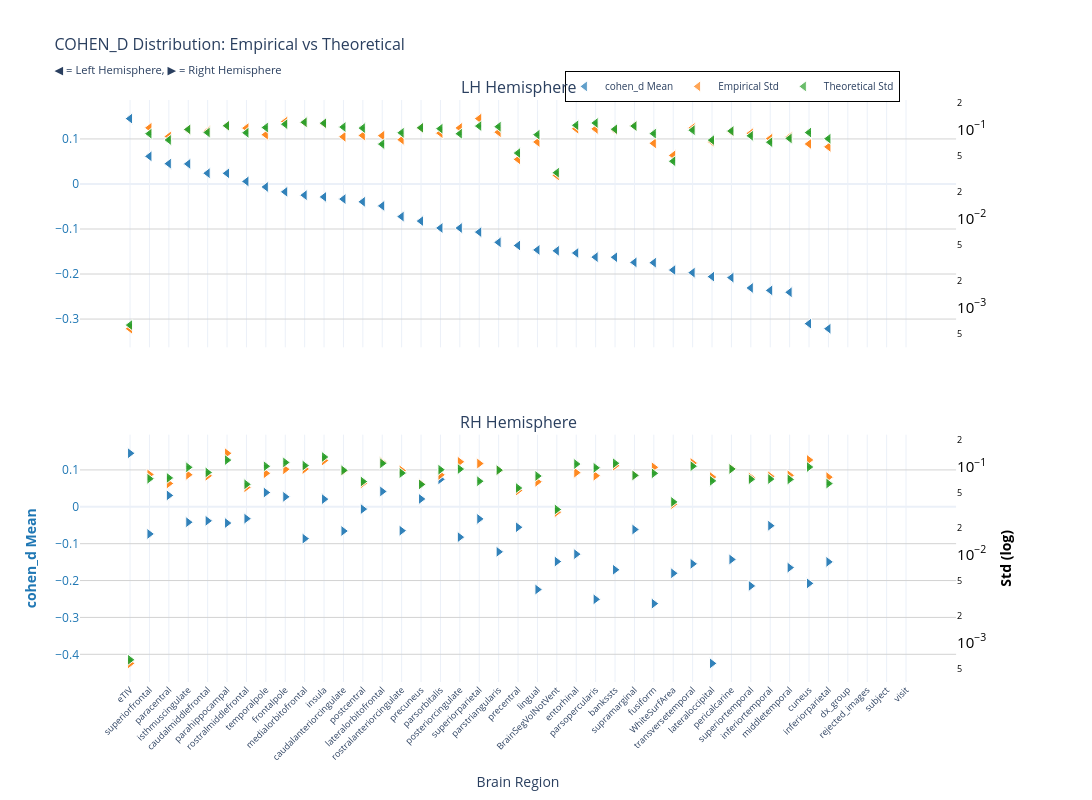
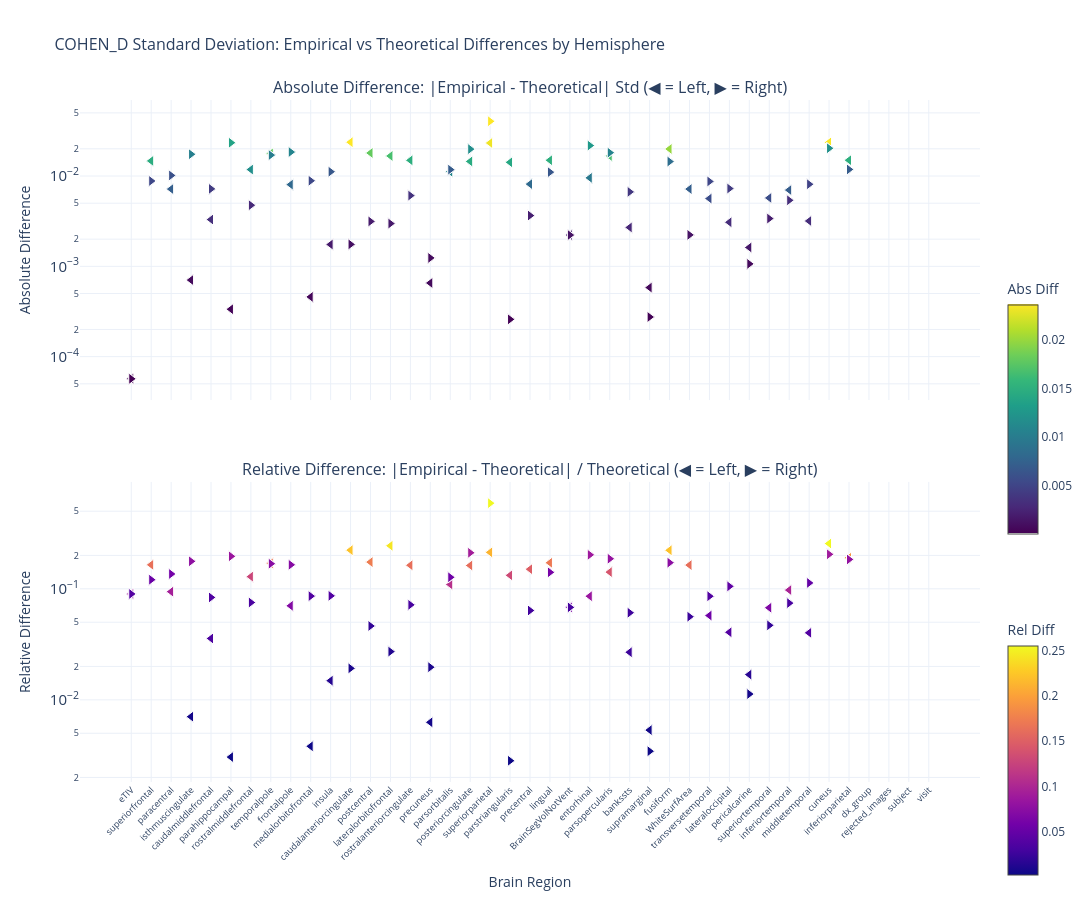

The cell these charts' notebook holds for them, in order:
### Markdown cell above
### p-value

### Code cell
nu_nav = df_npvr[(df_npvr["study"] == "longitudinal") & (df_npvr["group"] == "HC-PD")]
data_path = stats_dir / f"cohen_d_longitudinal_{METRIC}.parquet"
df, stats = get_test_stats(
    data_path, stat_functions_F, nu_nav, hemisphere=True, study="longitudinal"
)
show_figure(
    stats, hemisphere=True, stat_name="cohen_d", study="longitudinal", metric=METRIC
)

### Figure 1 — Plotly figure (JSON) as saved in the notebook; plotly's stock layout.template omitted (floating-point values rounded to 4 significant figures)
{"data": [{"hovertemplate": "<b>%{x}</b><br>Mean cohen_d: %{y:.2f}<br><extra></extra>", "legendgroup": "mean", "marker": {"color": "#1f77b4", "line": {"color": "white", "width": 1}, "opacity": 0.7, "size": 10, "symbol": "triangle-left"}, "mode": "markers", "name": "cohen_d Mean", "showlegend": true, "type": "scatter", "x": ["eTIV", "eTIV", "superiorfrontal", "superiorfrontal", "paracentral", "paracentral", "isthmuscingulate", "isthmuscingulate", "caudalmiddlefrontal", "caudalmiddlefrontal", "parahippocampal", "parahippocampal", "rostralmiddlefrontal", "rostralmiddlefrontal", "temporalpole", "temporalpole", "frontalpole", "frontalpole", "medialorbitofrontal", "medialorbitofrontal", "insula", "insula", "caudalanteriorcingulate", "caudalanteriorcingulate", "postcentral", "postcentral", "lateralorbitofrontal", "lateralorbitofrontal", "rostralanteriorcingulate", "rostralanteriorcingulate", "precuneus", "precuneus", "parsorbitalis", "parsorbitalis", "posteriorcingulate", "posteriorcingulate", "superiorparietal", "superiorparietal", "parstriangularis", "parstriangularis", "precentral", "precentral", "lingual", "lingual", "BrainSegVolNotVent", "BrainSegVolNotVent", "entorhinal", "entorhinal", "parsopercularis", "parsopercularis", "bankssts", "bankssts", "supramarginal", "supramarginal", "fusiform", "fusiform", "WhiteSurfArea", "WhiteSurfArea", "transversetemporal", "transversetemporal", "lateraloccipital", "lateraloccipital", "pericalcarine", "pericalcarine", "superiortemporal", "superiortemporal", "inferiortemporal", "inferiortemporal", "middletemporal", "middletemporal", "cuneus", "cuneus", "inferiorparietal", "inferiorparietal", "dx_group", "rejected_images", "subject", "visit"], "xaxis": "x", "y": [0.1452, 0.1452, 0.06137, 0.06137, 0.04514, 0.04514, 0.04462, 0.04462, 0.02393, 0.02393, 0.02367, 0.02367, 0.005677, 0.005677, -0.006589, -0.006589, -0.01745, -0.01745, -0.02482, -0.02482, -0.02873, -0.02873, -0.03349, -0.03349, -0.03959, -0.03959, -0.04867, -0.04867, -0.07246, -0.07246, -0.08241, -0.08241, -0.09775, -0.09775, -0.09783, -0.09783, -0.1069, -0.1069, -0.1296, -0.1296, -0.1366, -0.1366, -0.1465, -0.1465, -0.1484, -0.1484, -0.1532, -0.1532, -0.1624, -0.1624, -0.1627, -0.1627, -0.1742, -0.1742, -0.1748, -0.1748, -0.1911, -0.1911, -0.1969, -0.1969, -0.2058, -0.2058, -0.208, -0.208, -0.2309, -0.2309, -0.2363, -0.2363, -0.2405, -0.2405, -0.3102, -0.3102, -0.3215, -0.3215, NaN, NaN, NaN, NaN], "yaxis": "y"}, {"hovertemplate": "<b>%{x}</b><br>Empirical Std: %{y:.3f}<br><extra></extra>", "legendgroup": "empirical", "marker": {"color": "#ff7f0e", "line": {"color": "white", "width": 1}, "opacity": 0.7, "size": 10, "symbol": "triangle-left"}, "mode": "markers", "name": "Empirical Std", "showlegend": true, "type": "scatter", "x": ["eTIV", "eTIV", "superiorfrontal", "superiorfrontal", "paracentral", "paracentral", "isthmuscingulate", "isthmuscingulate", "caudalmiddlefrontal", "caudalmiddlefrontal", "parahippocampal", "parahippocampal", "rostralmiddlefrontal", "rostralmiddlefrontal", "temporalpole", "temporalpole", "frontalpole", "frontalpole", "medialorbitofrontal", "medialorbitofrontal", "insula", "insula", "caudalanteriorcingulate", "caudalanteriorcingulate", "postcentral", "postcentral", "lateralorbitofrontal", "lateralorbitofrontal", "rostralanteriorcingulate", "rostralanteriorcingulate", "precuneus", "precuneus", "parsorbitalis", "parsorbitalis", "posteriorcingulate", "posteriorcingulate", "superiorparietal", "superiorparietal", "parstriangularis", "parstriangularis", "precentral", "precentral", "lingual", "lingual", "BrainSegVolNotVent", "BrainSegVolNotVent", "entorhinal", "entorhinal", "parsopercularis", "parsopercularis", "bankssts", "bankssts", "supramarginal", "supramarginal", "fusiform", "fusiform", "WhiteSurfArea", "WhiteSurfArea", "transversetemporal", "transversetemporal", "lateraloccipital", "lateraloccipital", "pericalcarine", "pericalcarine", "superiortemporal", "superiortemporal", "inferiortemporal", "inferiortemporal", "middletemporal", "middletemporal", "cuneus", "cuneus", "inferiorparietal", "inferiorparietal", "dx_group", "rejected_images", "subject", "visit"], "xaxis": "x", "y": [0.0005753, 0.0005753, 0.1041, 0.1041, 0.08318, 0.08318, 0.09916, 0.09916, 0.09554, 0.09554, 0.1101, 0.1101, 0.1033, 0.1033, 0.08713, 0.08713, 0.1223, 0.1223, 0.1196, 0.1196, 0.1155, 0.1155, 0.08251, 0.08251, 0.08536, 0.08536, 0.08493, 0.08493, 0.07657, 0.07657, 0.1035, 0.1035, 0.09071, 0.09071, 0.1039, 0.1039, 0.1321, 0.1321, 0.093, 0.093, 0.04602, 0.04602, 0.07216, 0.07216, 0.03039, 0.03039, 0.1016, 0.1016, 0.1012, 0.1012, 0.09769, 0.09769, 0.1095, 0.1095, 0.06967, 0.06967, 0.05101, 0.05101, 0.1036, 0.1036, 0.07264, 0.07264, 0.09421, 0.09421, 0.09036, 0.09036, 0.07871, 0.07871, 0.08229, 0.08229, 0.06856, 0.06856, 0.06358, 0.06358, NaN, NaN, NaN, NaN], "yaxis": "y2"}, {"error_y": {"array": [1.256e-05, 1.256e-05, 0.001776, 0.001776, 0.00151, 0.00151, 0.001984, 0.001984, 0.001833, 0.001833, 0.002181, 0.002181, 0.001819, 0.001819, 0.002085, 0.002085, 0.00227, 0.00227, 0.002386, 0.002386, 0.002329, 0.002329, 0.00211, 0.00211, 0.002054, 0.002054, 0.001356, 0.001356, 0.001818, 0.001818, 0.00207, 0.00207, 0.002024, 0.002024, 0.001775, 0.001775, 0.002163, 0.002163, 0.00213, 0.00213, 0.001076, 0.001076, 0.001731, 0.001731, 0.000648, 0.000648, 0.002209, 0.002209, 0.002343, 0.002343, 0.001995, 0.001995, 0.002164, 0.002164, 0.00178, 0.00178, 0.0008711, 0.0008711, 0.001947, 0.001947, 0.001504, 0.001504, 0.001904, 0.001904, 0.001682, 0.001682, 0.001425, 0.001425, 0.001572, 0.001572, 0.00183, 0.00183, 0.001561, 0.001561, NaN, NaN, NaN, NaN], "arrayminus": [1.231e-05, 1.231e-05, 0.001741, 0.001741, 0.00148, 0.00148, 0.001945, 0.001945, 0.001796, 0.001796, 0.002138, 0.002138, 0.001783, 0.001783, 0.002043, 0.002043, 0.002225, 0.002225, 0.002339, 0.002339, 0.002283, 0.002283, 0.002068, 0.002068, 0.002013, 0.002013, 0.00133, 0.00133, 0.001782, 0.001782, 0.002029, 0.002029, 0.001984, 0.001984, 0.00174, 0.00174, 0.002121, 0.002121, 0.002087, 0.002087, 0.001055, 0.001055, 0.001696, 0.001696, 0.0006352, 0.0006352, 0.002165, 0.002165, 0.002296, 0.002296, 0.001955, 0.001955, 0.002122, 0.002122, 0.001745, 0.001745, 0.0008538, 0.0008538, 0.001908, 0.001908, 0.001475, 0.001475, 0.001866, 0.001866, 0.001648, 0.001648, 0.001397, 0.001397, 0.001541, 0.001541, 0.001794, 0.001794, 0.00153, 0.00153, NaN, NaN, NaN, NaN], "color": "#2ca02c", "thickness": 1, "type": "data", "visible": true, "width": 2}, "hovertemplate": "<b>%{x}</b><br>Theoretical Std: %{y:.3f}<br><extra></extra>", "legendgroup": "theoretical", "marker": {"color": "#2ca02c", "line": {"color": "white", "width": 1}, "opacity": 0.7, "size": 10, "symbol": "triangle-left"}, "mode": "markers", "name": "Theoretical Std", "showlegend": true, "type": "scatter", "x": ["eTIV", "eTIV", "superiorfrontal", "superiorfrontal", "paracentral", "paracentral", "isthmuscingulate", "isthmuscingulate", "caudalmiddlefrontal", "caudalmiddlefrontal", "parahippocampal", "parahippocampal", "rostralmiddlefrontal", "rostralmiddlefrontal", "temporalpole", "temporalpole", "frontalpole", "frontalpole", "medialorbitofrontal", "medialorbitofrontal", "insula", "insula", "caudalanteriorcingulate", "caudalanteriorcingulate", "postcentral", "postcentral", "lateralorbitofrontal", "lateralorbitofrontal", "rostralanteriorcingulate", "rostralanteriorcingulate", "precuneus", "precuneus", "parsorbitalis", "parsorbitalis", "posteriorcingulate", "posteriorcingulate", "superiorparietal", "superiorparietal", "parstriangularis", "parstriangularis", "precentral", "precentral", "lingual", "lingual", "BrainSegVolNotVent", "BrainSegVolNotVent", "entorhinal", "entorhinal", "parsopercularis", "parsopercularis", "bankssts", "bankssts", "supramarginal", "supramarginal", "fusiform", "fusiform", "WhiteSurfArea", "WhiteSurfArea", "transversetemporal", "transversetemporal", "lateraloccipital", "lateraloccipital", "pericalcarine", "pericalcarine", "superiortemporal", "superiortemporal", "inferiortemporal", "inferiortemporal", "middletemporal", "middletemporal", "cuneus", "cuneus", "inferiorparietal", "inferiorparietal", "dx_group", "rejected_images", "subject", "visit"], "xaxis": "x", "y": [0.0006321, 0.0006321, 0.08939, 0.08939, 0.07601, 0.07601, 0.09986, 0.09986, 0.09224, 0.09224, 0.1098, 0.1098, 0.09154, 0.09154, 0.1049, 0.1049, 0.1142, 0.1142, 0.1201, 0.1201, 0.1172, 0.1172, 0.1062, 0.1062, 0.1034, 0.1034, 0.06827, 0.06827, 0.09148, 0.09148, 0.1042, 0.1042, 0.1019, 0.1019, 0.08936, 0.08936, 0.1089, 0.1089, 0.1072, 0.1072, 0.05416, 0.05416, 0.0871, 0.0871, 0.03261, 0.03261, 0.1112, 0.1112, 0.1179, 0.1179, 0.1004, 0.1004, 0.1089, 0.1089, 0.0896, 0.0896, 0.04384, 0.04384, 0.09797, 0.09797, 0.07572, 0.07572, 0.09583, 0.09583, 0.08464, 0.08464, 0.07172, 0.07172, 0.07911, 0.07911, 0.09211, 0.09211, 0.07854, 0.07854, NaN, NaN, NaN, NaN], "yaxis": "y2"}, {"hovertemplate": "<b>%{x}</b><br>Mean cohen_d: %{y:.2f}<br><extra></extra>", "legendgroup": "mean", "marker": {"color": "#1f77b4", "line": {"color": "white", "width": 1}, "opacity": 0.7, "size": 10, "symbol": "triangle-right"}, "mode": "markers", "name": "cohen_d Mean", "showlegend": false, "type": "scatter", "x": ["eTIV", "eTIV", "parsorbitalis", "parsorbitalis", "lateralorbitofrontal", "lateralorbitofrontal", "temporalpole", "temporalpole", "paracentral", "paracentral", "frontalpole", "frontalpole", "precuneus", "precuneus", "insula", "insula", "postcentral", "postcentral", "rostralmiddlefrontal", "rostralmiddlefrontal", "superiorparietal", "superiorparietal", "caudalmiddlefrontal", "caudalmiddlefrontal", "isthmuscingulate", "isthmuscingulate", "parahippocampal", "parahippocampal", "inferiortemporal", "inferiortemporal", "precentral", "precentral", "supramarginal", "supramarginal", "rostralanteriorcingulate", "rostralanteriorcingulate", "caudalanteriorcingulate", "caudalanteriorcingulate", "superiorfrontal", "superiorfrontal", "posteriorcingulate", "posteriorcingulate", "medialorbitofrontal", "medialorbitofrontal", "parstriangularis", "parstriangularis", "entorhinal", "entorhinal", "pericalcarine", "pericalcarine", "BrainSegVolNotVent", "BrainSegVolNotVent", "inferiorparietal", "inferiorparietal", "transversetemporal", "transversetemporal", "middletemporal", "middletemporal", "bankssts", "bankssts", "WhiteSurfArea", "WhiteSurfArea", "cuneus", "cuneus", "superiortemporal", "superiortemporal", "lingual", "lingual", "parsopercularis", "parsopercularis", "fusiform", "fusiform", "lateraloccipital", "lateraloccipital", "dx_group", "rejected_images", "subject", "visit"], "xaxis": "x2", "y": [0.1452, 0.1452, 0.07448, 0.07448, 0.04164, 0.04164, 0.0387, 0.0387, 0.0309, 0.0309, 0.02706, 0.02706, 0.02128, 0.02128, 0.02078, 0.02078, -0.006245, -0.006245, -0.0321, -0.0321, -0.03281, -0.03281, -0.03803, -0.03803, -0.04176, -0.04176, -0.04407, -0.04407, -0.05124, -0.05124, -0.05547, -0.05547, -0.06159, -0.06159, -0.06471, -0.06471, -0.06564, -0.06564, -0.07361, -0.07361, -0.08225, -0.08225, -0.08635, -0.08635, -0.1221, -0.1221, -0.1284, -0.1284, -0.1428, -0.1428, -0.1484, -0.1484, -0.1494, -0.1494, -0.1547, -0.1547, -0.1649, -0.1649, -0.1707, -0.1707, -0.1803, -0.1803, -0.2077, -0.2077, -0.2146, -0.2146, -0.2243, -0.2243, -0.2509, -0.2509, -0.2625, -0.2625, -0.4246, -0.4246, NaN, NaN, NaN, NaN], "yaxis": "y3"}, {"hovertemplate": "<b>%{x}</b><br>Empirical Std: %{y:.3f}<br><extra></extra>", "legendgroup": "empirical", "marker": {"color": "#ff7f0e", "line": {"color": "white", "width": 1}, "opacity": 0.7, "size": 10, "symbol": "triangle-right"}, "mode": "markers", "name": "Empirical Std", "showlegend": false, "type": "scatter", "x": ["eTIV", "eTIV", "parsorbitalis", "parsorbitalis", "lateralorbitofrontal", "lateralorbitofrontal", "temporalpole", "temporalpole", "paracentral", "paracentral", "frontalpole", "frontalpole", "precuneus", "precuneus", "insula", "insula", "postcentral", "postcentral", "rostralmiddlefrontal", "rostralmiddlefrontal", "superiorparietal", "superiorparietal", "caudalmiddlefrontal", "caudalmiddlefrontal", "isthmuscingulate", "isthmuscingulate", "parahippocampal", "parahippocampal", "inferiortemporal", "inferiortemporal", "precentral", "precentral", "supramarginal", "supramarginal", "rostralanteriorcingulate", "rostralanteriorcingulate", "caudalanteriorcingulate", "caudalanteriorcingulate", "superiorfrontal", "superiorfrontal", "posteriorcingulate", "posteriorcingulate", "medialorbitofrontal", "medialorbitofrontal", "parstriangularis", "parstriangularis", "entorhinal", "entorhinal", "pericalcarine", "pericalcarine", "BrainSegVolNotVent", "BrainSegVolNotVent", "inferiorparietal", "inferiorparietal", "transversetemporal", "transversetemporal", "middletemporal", "middletemporal", "bankssts", "bankssts", "WhiteSurfArea", "WhiteSurfArea", "cuneus", "cuneus", "superiortemporal", "superiortemporal", "lingual", "lingual", "parsopercularis", "parsopercularis", "fusiform", "fusiform", "lateraloccipital", "lateraloccipital", "dx_group", "rejected_images", "subject", "visit"], "xaxis": "x2", "y": [0.0005753, 0.0005753, 0.08079, 0.08079, 0.1123, 0.1123, 0.08421, 0.08421, 0.06447, 0.06447, 0.09352, 0.09352, 0.06415, 0.06415, 0.1179, 0.1179, 0.06474, 0.06474, 0.05834, 0.05834, 0.1088, 0.1088, 0.0789, 0.0789, 0.08106, 0.08106, 0.1424, 0.1424, 0.07779, 0.07779, 0.05356, 0.05356, 0.07996, 0.07996, 0.09073, 0.09073, 0.08928, 0.08928, 0.08175, 0.08175, 0.1139, 0.1139, 0.09423, 0.09423, 0.09121, 0.09121, 0.08567, 0.08567, 0.09536, 0.09536, 0.03039, 0.03039, 0.07613, 0.07613, 0.1102, 0.1102, 0.07988, 0.07988, 0.1028, 0.1028, 0.03751, 0.03751, 0.1195, 0.1195, 0.07544, 0.07544, 0.06736, 0.06736, 0.07906, 0.07906, 0.09852, 0.09852, 0.07632, 0.07632, NaN, NaN, NaN, NaN], "yaxis": "y4"}, {"error_y": {"array": [1.256e-05, 1.256e-05, 0.001839, 0.001839, 0.002173, 0.002173, 0.002012, 0.002012, 0.001483, 0.001483, 0.002224, 0.002224, 0.00125, 0.00125, 0.002564, 0.002564, 0.001349, 0.001349, 0.001253, 0.001253, 0.001359, 0.001359, 0.001711, 0.001711, 0.001957, 0.001957, 0.002365, 0.002365, 0.001439, 0.001439, 0.001137, 0.001137, 0.001583, 0.001583, 0.001682, 0.001682, 0.001809, 0.001809, 0.001449, 0.001449, 0.001869, 0.001869, 0.002048, 0.002048, 0.001817, 0.001817, 0.002134, 0.002134, 0.001874, 0.001874, 0.000648, 0.000648, 0.001278, 0.001278, 0.002017, 0.002017, 0.001426, 0.001426, 0.002176, 0.002176, 0.0007895, 0.0007895, 0.001972, 0.001972, 0.001432, 0.001432, 0.001558, 0.001558, 0.001931, 0.001931, 0.00167, 0.00167, 0.001372, 0.001372, NaN, NaN, NaN, NaN], "arrayminus": [1.231e-05, 1.231e-05, 0.001802, 0.001802, 0.00213, 0.00213, 0.001972, 0.001972, 0.001453, 0.001453, 0.00218, 0.00218, 0.001225, 0.001225, 0.002513, 0.002513, 0.001322, 0.001322, 0.001229, 0.001229, 0.001332, 0.001332, 0.001677, 0.001677, 0.001918, 0.001918, 0.002318, 0.002318, 0.00141, 0.00141, 0.001114, 0.001114, 0.001552, 0.001552, 0.001649, 0.001649, 0.001773, 0.001773, 0.001421, 0.001421, 0.001832, 0.001832, 0.002008, 0.002008, 0.001781, 0.001781, 0.002092, 0.002092, 0.001836, 0.001836, 0.0006352, 0.0006352, 0.001252, 0.001252, 0.001977, 0.001977, 0.001398, 0.001398, 0.002133, 0.002133, 0.0007739, 0.0007739, 0.001932, 0.001932, 0.001403, 0.001403, 0.001527, 0.001527, 0.001893, 0.001893, 0.001637, 0.001637, 0.001345, 0.001345, NaN, NaN, NaN, NaN], "color": "#2ca02c", "thickness": 1, "type": "data", "visible": true, "width": 2}, "hovertemplate": "<b>%{x}</b><br>Theoretical Std: %{y:.3f}<br><extra></extra>", "legendgroup": "theoretical", "marker": {"color": "#2ca02c", "line": {"color": "white", "width": 1}, "opacity": 0.7, "size": 10, "symbol": "triangle-right"}, "mode": "markers", "name": "Theoretical Std", "showlegend": false, "type": "scatter", "x": ["eTIV", "eTIV", "parsorbitalis", "parsorbitalis", "lateralorbitofrontal", "lateralorbitofrontal", "temporalpole", "temporalpole", "paracentral", "paracentral", "frontalpole", "frontalpole", "precuneus", "precuneus", "insula", "insula", "postcentral", "postcentral", "rostralmiddlefrontal", "rostralmiddlefrontal", "superiorparietal", "superiorparietal", "caudalmiddlefrontal", "caudalmiddlefrontal", "isthmuscingulate", "isthmuscingulate", "parahippocampal", "parahippocampal", "inferiortemporal", "inferiortemporal", "precentral", "precentral", "supramarginal", "supramarginal", "rostralanteriorcingulate", "rostralanteriorcingulate", "caudalanteriorcingulate", "caudalanteriorcingulate", "superiorfrontal", "superiorfrontal", "posteriorcingulate", "posteriorcingulate", "medialorbitofrontal", "medialorbitofrontal", "parstriangularis", "parstriangularis", "entorhinal", "entorhinal", "pericalcarine", "pericalcarine", "BrainSegVolNotVent", "BrainSegVolNotVent", "inferiorparietal", "inferiorparietal", "transversetemporal", "transversetemporal", "middletemporal", "middletemporal", "bankssts", "bankssts", "WhiteSurfArea", "WhiteSurfArea", "cuneus", "cuneus", "superiortemporal", "superiortemporal", "lingual", "lingual", "parsopercularis", "parsopercularis", "fusiform", "fusiform", "lateraloccipital", "lateraloccipital", "dx_group", "rejected_images", "subject", "visit"], "xaxis": "x2", "y": [0.0006321, 0.0006321, 0.09255, 0.09255, 0.1094, 0.1094, 0.1012, 0.1012, 0.07462, 0.07462, 0.1119, 0.1119, 0.06291, 0.06291, 0.129, 0.129, 0.06788, 0.06788, 0.06309, 0.06309, 0.06838, 0.06838, 0.0861, 0.0861, 0.09848, 0.09848, 0.119, 0.119, 0.0724, 0.0724, 0.05721, 0.05721, 0.07969, 0.07969, 0.08466, 0.08466, 0.09103, 0.09103, 0.07294, 0.07294, 0.09405, 0.09405, 0.1031, 0.1031, 0.09147, 0.09147, 0.1074, 0.1074, 0.0943, 0.0943, 0.03261, 0.03261, 0.0643, 0.0643, 0.1015, 0.1015, 0.07177, 0.07177, 0.1095, 0.1095, 0.03974, 0.03974, 0.09923, 0.09923, 0.07206, 0.07206, 0.0784, 0.0784, 0.09719, 0.09719, 0.08407, 0.08407, 0.06905, 0.06905, NaN, NaN, NaN, NaN], "yaxis": "y4"}], "layout": {"annotations": [{"font": {"size": 16}, "showarrow": false, "text": "LH Hemisphere", "x": 0.47, "xanchor": "center", "xref": "paper", "y": 1, "yanchor": "bottom", "yref": "paper"}, {"font": {"size": 16}, "showarrow": false, "text": "RH Hemisphere", "x": 0.47, "xanchor": "center", "xref": "paper", "y": 0.425, "yanchor": "bottom", "yref": "paper"}], "height": 800, "hovermode": "x", "legend": {"bgcolor": "rgba(255, 255, 255, 0.9)", "bordercolor": "black", "borderwidth": 1, "font": {"size": 10}, "orientation": "h", "x": 0.7, "xanchor": "center", "y": 1.05}, "title": {"font": {"size": 16}, "text": "COHEN_D Distribution: Empirical vs Theoretical<br><sub>◀ = Left Hemisphere, ▶ = Right Hemisphere</sub>"}, "width": 1400, "xaxis": {"anchor": "y", "domain": [0, 0.94], "matches": "x2", "showticklabels": false}, "xaxis2": {"anchor": "y3", "domain": [0, 0.94], "tickangle": -45, "tickfont": {"size": 9}, "title": {"text": "Brain Region"}}, "yaxis": {"anchor": "x", "domain": [0.575, 1], "gridcolor": "lightgray", "showgrid": true, "tickfont": {"color": "#1f77b4"}, "title": {"font": {"color": "#1f77b4"}, "text": ""}}, "yaxis2": {"anchor": "x", "exponentformat": "power", "overlaying": "y", "showgrid": false, "side": "right", "tickfont": {"color": "black"}, "title": {"font": {"color": "black"}, "text": ""}, "type": "log"}, "yaxis3": {"anchor": "x2", "domain": [0, 0.425], "gridcolor": "lightgray", "showgrid": true, "tickfont": {"color": "#1f77b4"}, "title": {"font": {"color": "#1f77b4"}, "text": "<b>cohen_d Mean</b>"}}, "yaxis4": {"anchor": "x2", "exponentformat": "power", "overlaying": "y3", "showgrid": false, "side": "right", "tickfont": {"color": "black"}, "title": {"font": {"color": "black"}, "text": "<b>Std (log)</b>"}, "type": "log"}}}

### Figure 2 — Plotly figure (JSON) as saved in the notebook; plotly's stock layout.template omitted (floating-point values rounded to 4 significant figures)
{"data": [{"hovertemplate": "<b>%{x}</b><br>Hemisphere: %{text}<br>Abs Diff: %{y:.4f}<br><extra></extra>", "legendgroup": "abs_lh", "marker": {"color": [5.68e-05, 5.68e-05, 0.01469, 0.01469, 0.007165, 0.007165, 0.0007044, 0.0007044, 0.003294, 0.003294, 0.000335, 0.000335, 0.01178, 0.01178, 0.01778, 0.01778, 0.008029, 0.008029, 0.0004585, 0.0004585, 0.001744, 0.001744, 0.02368, 0.02368, 0.01799, 0.01799, 0.01666, 0.01666, 0.01491, 0.01491, 0.0006539, 0.0006539, 0.01116, 0.01116, 0.0145, 0.0145, 0.02319, 0.02319, 0.01418, 0.01418, 0.008133, 0.008133, 0.01495, 0.01495, 0.002219, 0.002219, 0.009537, 0.009537, 0.01667, 0.01667, 0.002695, 0.002695, 0.0005817, 0.0005817, 0.01993, 0.01993, 0.007169, 0.007169, 0.005627, 0.005627, 0.003074, 0.003074, 0.001617, 0.001617, 0.005718, 0.005718, 0.006986, 0.006986, 0.003175, 0.003175, 0.02354, 0.02354, 0.01496, 0.01496, NaN, NaN, NaN, NaN], "colorbar": {"len": 0.4, "title": {"text": "Abs Diff"}, "y": 0.75, "yanchor": "top"}, "colorscale": [[0, "#440154"], [0.1111, "#482878"], [0.2222, "#3e4989"], [0.3333, "#31688e"], [0.4444, "#26828e"], [0.5556, "#1f9e89"], [0.6667, "#35b779"], [0.7778, "#6ece58"], [0.8889, "#b5de2b"], [1, "#fde725"]], "line": {"color": "white", "width": 1}, "showscale": true, "size": 10, "symbol": "triangle-left"}, "mode": "markers", "name": "Absolute (lh)", "showlegend": false, "text": ["lh", "lh", "lh", "lh", "lh", "lh", "lh", "lh", "lh", "lh", "lh", "lh", "lh", "lh", "lh", "lh", "lh", "lh", "lh", "lh", "lh", "lh", "lh", "lh", "lh", "lh", "lh", "lh", "lh", "lh", "lh", "lh", "lh", "lh", "lh", "lh", "lh", "lh", "lh", "lh", "lh", "lh", "lh", "lh", "lh", "lh", "lh", "lh", "lh", "lh", "lh", "lh", "lh", "lh", "lh", "lh", "lh", "lh", "lh", "lh", "lh", "lh", "lh", "lh", "lh", "lh", "lh", "lh", "lh", "lh", "lh", "lh", "lh", "lh", "lh", "lh", "lh", "lh"], "type": "scatter", "x": ["eTIV", "eTIV", "superiorfrontal", "superiorfrontal", "paracentral", "paracentral", "isthmuscingulate", "isthmuscingulate", "caudalmiddlefrontal", "caudalmiddlefrontal", "parahippocampal", "parahippocampal", "rostralmiddlefrontal", "rostralmiddlefrontal", "temporalpole", "temporalpole", "frontalpole", "frontalpole", "medialorbitofrontal", "medialorbitofrontal", "insula", "insula", "caudalanteriorcingulate", "caudalanteriorcingulate", "postcentral", "postcentral", "lateralorbitofrontal", "lateralorbitofrontal", "rostralanteriorcingulate", "rostralanteriorcingulate", "precuneus", "precuneus", "parsorbitalis", "parsorbitalis", "posteriorcingulate", "posteriorcingulate", "superiorparietal", "superiorparietal", "parstriangularis", "parstriangularis", "precentral", "precentral", "lingual", "lingual", "BrainSegVolNotVent", "BrainSegVolNotVent", "entorhinal", "entorhinal", "parsopercularis", "parsopercularis", "bankssts", "bankssts", "supramarginal", "supramarginal", "fusiform", "fusiform", "WhiteSurfArea", "WhiteSurfArea", "transversetemporal", "transversetemporal", "lateraloccipital", "lateraloccipital", "pericalcarine", "pericalcarine", "superiortemporal", "superiortemporal", "inferiortemporal", "inferiortemporal", "middletemporal", "middletemporal", "cuneus", "cuneus", "inferiorparietal", "inferiorparietal", "dx_group", "rejected_images", "subject", "visit"], "xaxis": "x", "y": [5.68e-05, 5.68e-05, 0.01469, 0.01469, 0.007165, 0.007165, 0.0007044, 0.0007044, 0.003294, 0.003294, 0.000335, 0.000335, 0.01178, 0.01178, 0.01778, 0.01778, 0.008029, 0.008029, 0.0004585, 0.0004585, 0.001744, 0.001744, 0.02368, 0.02368, 0.01799, 0.01799, 0.01666, 0.01666, 0.01491, 0.01491, 0.0006539, 0.0006539, 0.01116, 0.01116, 0.0145, 0.0145, 0.02319, 0.02319, 0.01418, 0.01418, 0.008133, 0.008133, 0.01495, 0.01495, 0.002219, 0.002219, 0.009537, 0.009537, 0.01667, 0.01667, 0.002695, 0.002695, 0.0005817, 0.0005817, 0.01993, 0.01993, 0.007169, 0.007169, 0.005627, 0.005627, 0.003074, 0.003074, 0.001617, 0.001617, 0.005718, 0.005718, 0.006986, 0.006986, 0.003175, 0.003175, 0.02354, 0.02354, 0.01496, 0.01496, NaN, NaN, NaN, NaN], "yaxis": "y"}, {"hovertemplate": "<b>%{x}</b><br>Hemisphere: %{text}<br>Rel Diff: %{y:.2%}<br><extra></extra>", "legendgroup": "rel_lh", "marker": {"color": [0.08986, 0.08986, 0.1644, 0.1644, 0.09427, 0.09427, 0.007054, 0.007054, 0.03572, 0.03572, 0.003052, 0.003052, 0.1287, 0.1287, 0.1695, 0.1695, 0.07028, 0.07028, 0.003818, 0.003818, 0.01488, 0.01488, 0.223, 0.223, 0.174, 0.174, 0.2441, 0.2441, 0.163, 0.163, 0.006278, 0.006278, 0.1096, 0.1096, 0.1623, 0.1623, 0.2129, 0.2129, 0.1323, 0.1323, 0.1502, 0.1502, 0.1716, 0.1716, 0.06805, 0.06805, 0.08579, 0.08579, 0.1414, 0.1414, 0.02685, 0.02685, 0.00534, 0.00534, 0.2224, 0.2224, 0.1635, 0.1635, 0.05744, 0.05744, 0.0406, 0.0406, 0.01688, 0.01688, 0.06756, 0.06756, 0.09739, 0.09739, 0.04013, 0.04013, 0.2556, 0.2556, 0.1904, 0.1904, NaN, NaN, NaN, NaN], "colorbar": {"len": 0.4, "title": {"text": "Rel Diff"}, "y": 0.25, "yanchor": "top"}, "colorscale": [[0, "#0d0887"], [0.1111, "#46039f"], [0.2222, "#7201a8"], [0.3333, "#9c179e"], [0.4444, "#bd3786"], [0.5556, "#d8576b"], [0.6667, "#ed7953"], [0.7778, "#fb9f3a"], [0.8889, "#fdca26"], [1, "#f0f921"]], "line": {"color": "white", "width": 1}, "showscale": true, "size": 10, "symbol": "triangle-left"}, "mode": "markers", "name": "Relative (lh)", "showlegend": false, "text": ["lh", "lh", "lh", "lh", "lh", "lh", "lh", "lh", "lh", "lh", "lh", "lh", "lh", "lh", "lh", "lh", "lh", "lh", "lh", "lh", "lh", "lh", "lh", "lh", "lh", "lh", "lh", "lh", "lh", "lh", "lh", "lh", "lh", "lh", "lh", "lh", "lh", "lh", "lh", "lh", "lh", "lh", "lh", "lh", "lh", "lh", "lh", "lh", "lh", "lh", "lh", "lh", "lh", "lh", "lh", "lh", "lh", "lh", "lh", "lh", "lh", "lh", "lh", "lh", "lh", "lh", "lh", "lh", "lh", "lh", "lh", "lh", "lh", "lh", "lh", "lh", "lh", "lh"], "type": "scatter", "x": ["eTIV", "eTIV", "superiorfrontal", "superiorfrontal", "paracentral", "paracentral", "isthmuscingulate", "isthmuscingulate", "caudalmiddlefrontal", "caudalmiddlefrontal", "parahippocampal", "parahippocampal", "rostralmiddlefrontal", "rostralmiddlefrontal", "temporalpole", "temporalpole", "frontalpole", "frontalpole", "medialorbitofrontal", "medialorbitofrontal", "insula", "insula", "caudalanteriorcingulate", "caudalanteriorcingulate", "postcentral", "postcentral", "lateralorbitofrontal", "lateralorbitofrontal", "rostralanteriorcingulate", "rostralanteriorcingulate", "precuneus", "precuneus", "parsorbitalis", "parsorbitalis", "posteriorcingulate", "posteriorcingulate", "superiorparietal", "superiorparietal", "parstriangularis", "parstriangularis", "precentral", "precentral", "lingual", "lingual", "BrainSegVolNotVent", "BrainSegVolNotVent", "entorhinal", "entorhinal", "parsopercularis", "parsopercularis", "bankssts", "bankssts", "supramarginal", "supramarginal", "fusiform", "fusiform", "WhiteSurfArea", "WhiteSurfArea", "transversetemporal", "transversetemporal", "lateraloccipital", "lateraloccipital", "pericalcarine", "pericalcarine", "superiortemporal", "superiortemporal", "inferiortemporal", "inferiortemporal", "middletemporal", "middletemporal", "cuneus", "cuneus", "inferiorparietal", "inferiorparietal", "dx_group", "rejected_images", "subject", "visit"], "xaxis": "x2", "y": [0.08986, 0.08986, 0.1644, 0.1644, 0.09427, 0.09427, 0.007054, 0.007054, 0.03572, 0.03572, 0.003052, 0.003052, 0.1287, 0.1287, 0.1695, 0.1695, 0.07028, 0.07028, 0.003818, 0.003818, 0.01488, 0.01488, 0.223, 0.223, 0.174, 0.174, 0.2441, 0.2441, 0.163, 0.163, 0.006278, 0.006278, 0.1096, 0.1096, 0.1623, 0.1623, 0.2129, 0.2129, 0.1323, 0.1323, 0.1502, 0.1502, 0.1716, 0.1716, 0.06805, 0.06805, 0.08579, 0.08579, 0.1414, 0.1414, 0.02685, 0.02685, 0.00534, 0.00534, 0.2224, 0.2224, 0.1635, 0.1635, 0.05744, 0.05744, 0.0406, 0.0406, 0.01688, 0.01688, 0.06756, 0.06756, 0.09739, 0.09739, 0.04013, 0.04013, 0.2556, 0.2556, 0.1904, 0.1904, NaN, NaN, NaN, NaN], "yaxis": "y2"}, {"hovertemplate": "<b>%{x}</b><br>Hemisphere: %{text}<br>Abs Diff: %{y:.4f}<br><extra></extra>", "legendgroup": "abs_rh", "marker": {"color": [5.68e-05, 5.68e-05, 0.01176, 0.01176, 0.002974, 0.002974, 0.01704, 0.01704, 0.01015, 0.01015, 0.01841, 0.01841, 0.001238, 0.001238, 0.01115, 0.01115, 0.003141, 0.003141, 0.00475, 0.00475, 0.04038, 0.04038, 0.007201, 0.007201, 0.01741, 0.01741, 0.02335, 0.02335, 0.005382, 0.005382, 0.003649, 0.003649, 0.0002746, 0.0002746, 0.006069, 0.006069, 0.001749, 0.001749, 0.008807, 0.008807, 0.01985, 0.01985, 0.008858, 0.008858, 0.0002587, 0.0002587, 0.02172, 0.02172, 0.001064, 0.001064, 0.002219, 0.002219, 0.01182, 0.01182, 0.008706, 0.008706, 0.008107, 0.008107, 0.006668, 0.006668, 0.002228, 0.002228, 0.02028, 0.02028, 0.003379, 0.003379, 0.01103, 0.01103, 0.01813, 0.01813, 0.01445, 0.01445, 0.007264, 0.007264, NaN, NaN, NaN, NaN], "colorbar": {"len": 0.4, "title": {"text": "Abs Diff"}, "y": 0.75, "yanchor": "top"}, "colorscale": [[0, "#440154"], [0.1111, "#482878"], [0.2222, "#3e4989"], [0.3333, "#31688e"], [0.4444, "#26828e"], [0.5556, "#1f9e89"], [0.6667, "#35b779"], [0.7778, "#6ece58"], [0.8889, "#b5de2b"], [1, "#fde725"]], "line": {"color": "white", "width": 1}, "showscale": false, "size": 10, "symbol": "triangle-right"}, "mode": "markers", "name": "Absolute (rh)", "showlegend": false, "text": ["rh", "rh", "rh", "rh", "rh", "rh", "rh", "rh", "rh", "rh", "rh", "rh", "rh", "rh", "rh", "rh", "rh", "rh", "rh", "rh", "rh", "rh", "rh", "rh", "rh", "rh", "rh", "rh", "rh", "rh", "rh", "rh", "rh", "rh", "rh", "rh", "rh", "rh", "rh", "rh", "rh", "rh", "rh", "rh", "rh", "rh", "rh", "rh", "rh", "rh", "rh", "rh", "rh", "rh", "rh", "rh", "rh", "rh", "rh", "rh", "rh", "rh", "rh", "rh", "rh", "rh", "rh", "rh", "rh", "rh", "rh", "rh", "rh", "rh", "rh", "rh", "rh", "rh"], "type": "scatter", "x": ["eTIV", "eTIV", "parsorbitalis", "parsorbitalis", "lateralorbitofrontal", "lateralorbitofrontal", "temporalpole", "temporalpole", "paracentral", "paracentral", "frontalpole", "frontalpole", "precuneus", "precuneus", "insula", "insula", "postcentral", "postcentral", "rostralmiddlefrontal", "rostralmiddlefrontal", "superiorparietal", "superiorparietal", "caudalmiddlefrontal", "caudalmiddlefrontal", "isthmuscingulate", "isthmuscingulate", "parahippocampal", "parahippocampal", "inferiortemporal", "inferiortemporal", "precentral", "precentral", "supramarginal", "supramarginal", "rostralanteriorcingulate", "rostralanteriorcingulate", "caudalanteriorcingulate", "caudalanteriorcingulate", "superiorfrontal", "superiorfrontal", "posteriorcingulate", "posteriorcingulate", "medialorbitofrontal", "medialorbitofrontal", "parstriangularis", "parstriangularis", "entorhinal", "entorhinal", "pericalcarine", "pericalcarine", "BrainSegVolNotVent", "BrainSegVolNotVent", "inferiorparietal", "inferiorparietal", "transversetemporal", "transversetemporal", "middletemporal", "middletemporal", "bankssts", "bankssts", "WhiteSurfArea", "WhiteSurfArea", "cuneus", "cuneus", "superiortemporal", "superiortemporal", "lingual", "lingual", "parsopercularis", "parsopercularis", "fusiform", "fusiform", "lateraloccipital", "lateraloccipital", "dx_group", "rejected_images", "subject", "visit"], "xaxis": "x", "y": [5.68e-05, 5.68e-05, 0.01176, 0.01176, 0.002974, 0.002974, 0.01704, 0.01704, 0.01015, 0.01015, 0.01841, 0.01841, 0.001238, 0.001238, 0.01115, 0.01115, 0.003141, 0.003141, 0.00475, 0.00475, 0.04038, 0.04038, 0.007201, 0.007201, 0.01741, 0.01741, 0.02335, 0.02335, 0.005382, 0.005382, 0.003649, 0.003649, 0.0002746, 0.0002746, 0.006069, 0.006069, 0.001749, 0.001749, 0.008807, 0.008807, 0.01985, 0.01985, 0.008858, 0.008858, 0.0002587, 0.0002587, 0.02172, 0.02172, 0.001064, 0.001064, 0.002219, 0.002219, 0.01182, 0.01182, 0.008706, 0.008706, 0.008107, 0.008107, 0.006668, 0.006668, 0.002228, 0.002228, 0.02028, 0.02028, 0.003379, 0.003379, 0.01103, 0.01103, 0.01813, 0.01813, 0.01445, 0.01445, 0.007264, 0.007264, NaN, NaN, NaN, NaN], "yaxis": "y"}, {"hovertemplate": "<b>%{x}</b><br>Hemisphere: %{text}<br>Rel Diff: %{y:.2%}<br><extra></extra>", "legendgroup": "rel_rh", "marker": {"color": [0.08986, 0.08986, 0.127, 0.127, 0.0272, 0.0272, 0.1683, 0.1683, 0.136, 0.136, 0.1645, 0.1645, 0.01968, 0.01968, 0.08642, 0.08642, 0.04627, 0.04627, 0.0753, 0.0753, 0.5905, 0.5905, 0.08363, 0.08363, 0.1768, 0.1768, 0.1962, 0.1962, 0.07433, 0.07433, 0.06377, 0.06377, 0.003446, 0.003446, 0.07168, 0.07168, 0.01922, 0.01922, 0.1208, 0.1208, 0.211, 0.211, 0.08593, 0.08593, 0.002829, 0.002829, 0.2023, 0.2023, 0.01128, 0.01128, 0.06805, 0.06805, 0.1839, 0.1839, 0.08575, 0.08575, 0.113, 0.113, 0.0609, 0.0609, 0.05606, 0.05606, 0.2044, 0.2044, 0.04689, 0.04689, 0.1407, 0.1407, 0.1865, 0.1865, 0.1719, 0.1719, 0.1052, 0.1052, NaN, NaN, NaN, NaN], "colorbar": {"len": 0.4, "title": {"text": "Rel Diff"}, "y": 0.25, "yanchor": "top"}, "colorscale": [[0, "#0d0887"], [0.1111, "#46039f"], [0.2222, "#7201a8"], [0.3333, "#9c179e"], [0.4444, "#bd3786"], [0.5556, "#d8576b"], [0.6667, "#ed7953"], [0.7778, "#fb9f3a"], [0.8889, "#fdca26"], [1, "#f0f921"]], "line": {"color": "white", "width": 1}, "showscale": false, "size": 10, "symbol": "triangle-right"}, "mode": "markers", "name": "Relative (rh)", "showlegend": false, "text": ["rh", "rh", "rh", "rh", "rh", "rh", "rh", "rh", "rh", "rh", "rh", "rh", "rh", "rh", "rh", "rh", "rh", "rh", "rh", "rh", "rh", "rh", "rh", "rh", "rh", "rh", "rh", "rh", "rh", "rh", "rh", "rh", "rh", "rh", "rh", "rh", "rh", "rh", "rh", "rh", "rh", "rh", "rh", "rh", "rh", "rh", "rh", "rh", "rh", "rh", "rh", "rh", "rh", "rh", "rh", "rh", "rh", "rh", "rh", "rh", "rh", "rh", "rh", "rh", "rh", "rh", "rh", "rh", "rh", "rh", "rh", "rh", "rh", "rh", "rh", "rh", "rh", "rh"], "type": "scatter", "x": ["eTIV", "eTIV", "parsorbitalis", "parsorbitalis", "lateralorbitofrontal", "lateralorbitofrontal", "temporalpole", "temporalpole", "paracentral", "paracentral", "frontalpole", "frontalpole", "precuneus", "precuneus", "insula", "insula", "postcentral", "postcentral", "rostralmiddlefrontal", "rostralmiddlefrontal", "superiorparietal", "superiorparietal", "caudalmiddlefrontal", "caudalmiddlefrontal", "isthmuscingulate", "isthmuscingulate", "parahippocampal", "parahippocampal", "inferiortemporal", "inferiortemporal", "precentral", "precentral", "supramarginal", "supramarginal", "rostralanteriorcingulate", "rostralanteriorcingulate", "caudalanteriorcingulate", "caudalanteriorcingulate", "superiorfrontal", "superiorfrontal", "posteriorcingulate", "posteriorcingulate", "medialorbitofrontal", "medialorbitofrontal", "parstriangularis", "parstriangularis", "entorhinal", "entorhinal", "pericalcarine", "pericalcarine", "BrainSegVolNotVent", "BrainSegVolNotVent", "inferiorparietal", "inferiorparietal", "transversetemporal", "transversetemporal", "middletemporal", "middletemporal", "bankssts", "bankssts", "WhiteSurfArea", "WhiteSurfArea", "cuneus", "cuneus", "superiortemporal", "superiortemporal", "lingual", "lingual", "parsopercularis", "parsopercularis", "fusiform", "fusiform", "lateraloccipital", "lateraloccipital", "dx_group", "rejected_images", "subject", "visit"], "xaxis": "x2", "y": [0.08986, 0.08986, 0.127, 0.127, 0.0272, 0.0272, 0.1683, 0.1683, 0.136, 0.136, 0.1645, 0.1645, 0.01968, 0.01968, 0.08642, 0.08642, 0.04627, 0.04627, 0.0753, 0.0753, 0.5905, 0.5905, 0.08363, 0.08363, 0.1768, 0.1768, 0.1962, 0.1962, 0.07433, 0.07433, 0.06377, 0.06377, 0.003446, 0.003446, 0.07168, 0.07168, 0.01922, 0.01922, 0.1208, 0.1208, 0.211, 0.211, 0.08593, 0.08593, 0.002829, 0.002829, 0.2023, 0.2023, 0.01128, 0.01128, 0.06805, 0.06805, 0.1839, 0.1839, 0.08575, 0.08575, 0.113, 0.113, 0.0609, 0.0609, 0.05606, 0.05606, 0.2044, 0.2044, 0.04689, 0.04689, 0.1407, 0.1407, 0.1865, 0.1865, 0.1719, 0.1719, 0.1052, 0.1052, NaN, NaN, NaN, NaN], "yaxis": "y2"}], "layout": {"annotations": [{"font": {"size": 16}, "showarrow": false, "text": "Absolute Difference: |Empirical - Theoretical| Std (◀ = Left, ▶ = Right)", "x": 0.5, "xanchor": "center", "xref": "paper", "y": 1, "yanchor": "bottom", "yref": "paper"}, {"font": {"size": 16}, "showarrow": false, "text": "Relative Difference: |Empirical - Theoretical| / Theoretical (◀ = Left, ▶ = Right)", "x": 0.5, "xanchor": "center", "xref": "paper", "y": 0.44, "yanchor": "bottom", "yref": "paper"}], "height": 900, "hovermode": "x unified", "showlegend": false, "title": {"font": {"size": 16}, "text": "COHEN_D Standard Deviation: Empirical vs Theoretical Differences by Hemisphere"}, "width": 1400, "xaxis": {"anchor": "y", "domain": [0, 1], "showticklabels": false}, "xaxis2": {"anchor": "y2", "domain": [0, 1], "tickangle": -45, "tickfont": {"size": 9}, "title": {"text": "Brain Region"}}, "yaxis": {"anchor": "x", "domain": [0.56, 1], "exponentformat": "power", "title": {"text": "Absolute Difference"}, "type": "log"}, "yaxis2": {"anchor": "x2", "domain": [0, 0.44], "exponentformat": "power", "title": {"text": "Relative Difference"}, "type": "log"}}}
